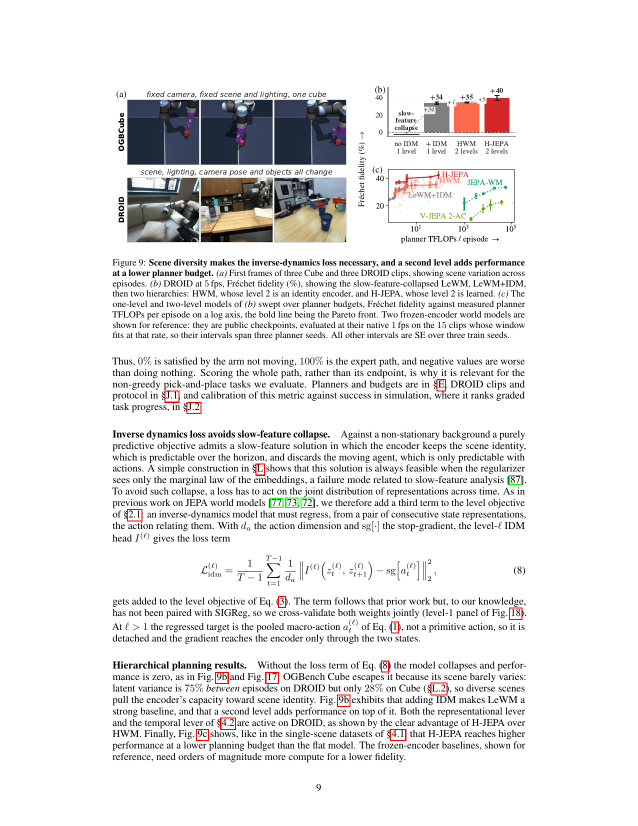
#> input picture reproduction/2026-11-17/scripts/presentation_assets/paper_page9.png, 1275 x 1651 px, found by its file name (shown at 1/2 size)
$ python make_hjepa_ppt_compare.py
#> lines starting #> are read from the running program, lines starting #| are printed output that depends on the picture
#!/usr/bin/env python3
"""Build a compact experiment-by-experiment H-JEPA reproduction deck."""

from __future__ import annotations

import csv
import json
from pathlib import Path

import matplotlib.pyplot as plt
import numpy as np
import yaml
from PIL import Image
from pptx import Presentation
from pptx.enum.text import MSO_ANCHOR, PP_ALIGN
from pptx.util import Inches, Pt

from make_hjepa_ppt import (
    AMBER,
    ASSETS,
    BG,
    BLUE,
    FONT,
    INK,
    LIGHT,
    LINE,
    MUTED,
    PALE_AMBER,
    PALE_BLUE,
    PALE_RED,
    PALE_TEAL,
    PURPLE,
    RED,
    ROOT,
    SLIDE_H,
    SLIDE_W,
    TEAL,
    WHITE,
    add_image_contain,
    add_line,
    add_rect,
    add_text,
    rgb,
)


DATA = Path("/home/songxw/hjepa-data")
OUTPUT = ROOT / "H-JEPA复现汇报_实验对照初版_20261028.pptx"


def crop_paper_figures():
    crops = [
        (ASSETS / "paper_page9.png", ASSETS / "paper_fig9.png", (215, 135, 1055, 520)),
        (ASSETS / "paper_page21.png", ASSETS / "paper_fig10.png", (225, 290, 1065, 1140)),
    ]
    for source, target, box in crops:
        with Image.open(source) as im:
#> im is the input picture: PIL image 1275x1651 RGB; mean R, G, B 233.3, 232.6, 232.6
            im.crop(box).save(target)
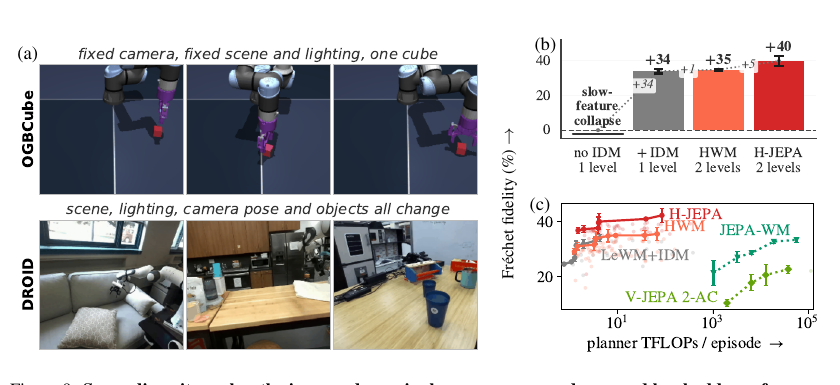
#> saved as paper_fig9.png: PIL image 840x385 RGB; mean R, G, B 188, 185.2, 185.8
#> pass 2 of the loop in crop_paper_figures, `for source, target, box in crops:`:
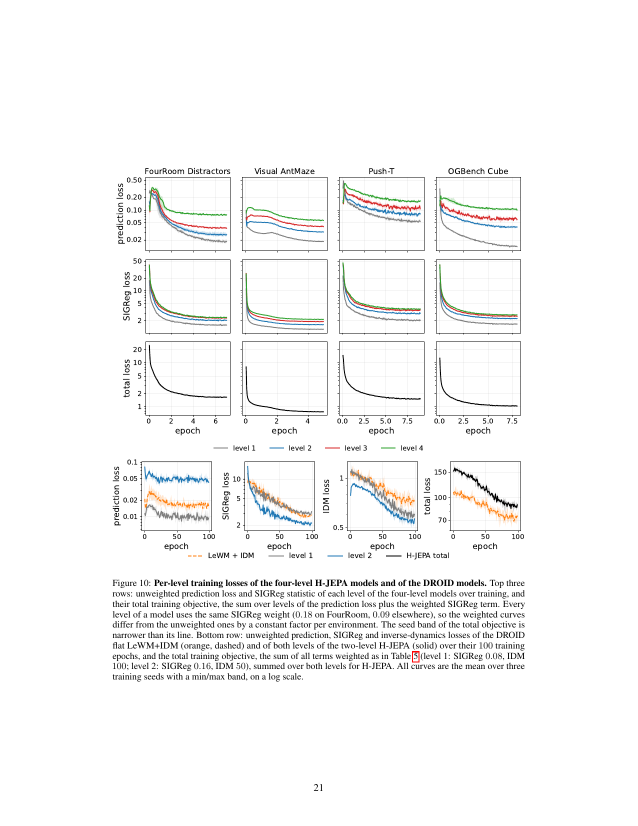
#> input picture reproduction/2026-11-17/scripts/presentation_assets/paper_page21.png, 1275 x 1651 px, found by its file name (shown at 1/2 size)
#> in crop_paper_figures, im is the input picture: PIL image 1275x1651 RGB; mean R, G, B 247.5, 247.5, 247.3
#> in crop_paper_figures, `im.crop(box).save(target)`:
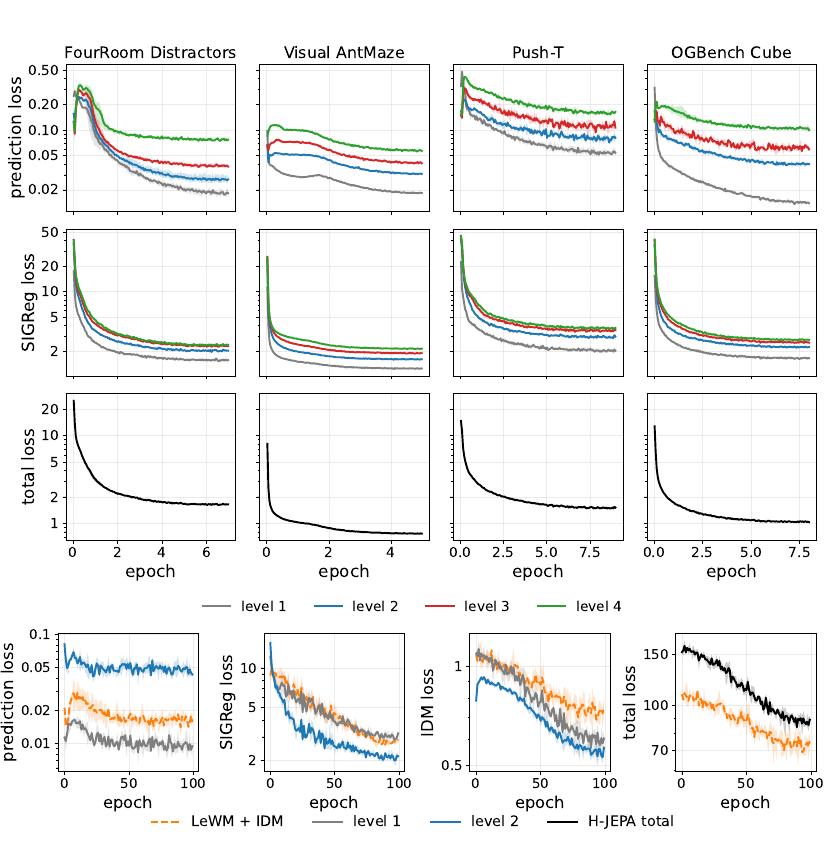
#> saved as paper_fig10.png: PIL image 840x850 RGB; mean R, G, B 241.6, 241.6, 241


# [163 lines left out: functions chart_style, make_probe_chart, make_frequency_chart, make_planning_chart, make_droid_chart, make_training_chart, not called in this run]


def make_assets():
    ASSETS.mkdir(exist_ok=True)
    crop_paper_figures()


# [52 lines left out: functions add_panel_header, add_bottom_note, add_compare_slide, not called in this run]


def build_deck():
    prs = Presentation()
    prs.slide_width = Inches(SLIDE_W)
    prs.slide_height = Inches(SLIDE_H)
    prs.core_properties.title = "H-JEPA 复现：逐实验论文/本地结果对照"
    prs.core_properties.subject = "每页左论文结果，右复现结果，下方为代码路径与实验动机"
    prs.core_properties.author = "[姓名]"

    add_compare_slide(
        prs,
        page=1,
        title="Fig. 4｜高层表示是否真的选择性抽象？",
        paper_image=ASSETS / "paper_depth_probes.png",
        local_image=None,
        local_label="留空待插入你的结果图",
        comparison="对比重点：快变量的 probe NMSE 是否随层级上升；任务相关的慢变量是否仍保持可恢复。",
        how="冻结 H-JEPA 编码器，只训练 MLP probe；以目标方差归一化 MSE。使用 FourRoom L2 官方权重，seeds 42/43/44，探针训练 60 epochs 后聚合 mean±SE。",
        code="config/probing/fourroom.yaml → final_probing_decoding_eval.py:273–286, 516–529 → analyze_probes.py",
        why="我理解到：规划成功率只能说明“能用”，不能证明层级里学到了什么。通过独立移动的 distractor 与任务相关 ego 位置，论文构造了一个可控对照，专门检验高层是否丢快细节、留慢状态。",
        source="论文：arXiv:2610.06805v1 Fig.4；本地：analyse/official_release_08fc8a21/probe_summary.csv。",
    )

    add_compare_slide(
        prs,
        page=2,
        title="Fig. 5 / 12｜选择性抽象在什么数据条件下出现？",
        paper_image=ASSETS / "paper_frequency_abstraction.png",
        local_image=None,
        local_label="留空待插入你的结果图",
        comparison="对比重点：你的频率 gap 排序是否与论文一致；gap 较大的环境是否也出现更强的选择性抽象。",
        how="对每个 episode、每个状态维度做零均值/单位方差；去掉 FFT 的 DC 项，用 |rFFT|² 加权谱质心，再按实体聚合并计算 fastest/slowest ratio。",
        code="scripts/analyze_frequency.py → frequency_summary.json / spectral_centroids.csv（公开 HDF5 数据）",
        why="我理解到：高层并不会必然产生抽象。只有快慢变量的时间尺度明显分离时，长时域预测才会把不可预测的快变量当成负担。这个实验是在给方法划定适用条件，而不是只展示好案例。",
        source="论文：arXiv:2610.06805v1 Fig.5/12；本地方法属于 qualified reproduction，详见 frequency_method.json。",
    )

    add_compare_slide(
        prs,
        page=3,
        title="Fig. 6｜层级规划是否真正提升成功率？",
        paper_image=ROOT / "assets/depth_planning_sr.png",
        local_image=None,
        local_label="留空待插入你的结果图",
        comparison="对比重点：同环境、同模型深度、同任务数下比较成功率，并明确你的 seed 数与论文 mean±SE 的口径差异。",
        how="按 fourroom_hjepa_l2.yaml 从头训练 7 epochs（batch=128, accum=1, stride₂=2）；训练结束后用同一 fourroom_l2 配置在 50 个固定 start/goal 任务上层级规划。",
        code="main_hjepa.py → models/hjepa.py / hjepa_utils.py → hierarchical_solver.py:90–225 → planning_eval.py",
        why="我理解到：LeWM、HWM、H-JEPA 的对照不是简单“换模型”。LeWM 检验是否需要层级；HWM 只保留时间层级；H-JEPA 再加入独立潜空间，因此可以把时间分解与表示抽象的贡献拆开。",
        source="论文：arXiv:2610.06805v1 Fig.6；本地：seed42_paper_v2_20261027/planning_eval/epoch_0008/metrics.yaml。",
    )

    add_compare_slide(
        prs,
        page=4,
        title="Fig. 9｜多场景 DROID 上，为什么必须加入逆动力学损失？",
        paper_image=ASSETS / "paper_fig9.png",
        local_image=None,
        local_label="留空待插入你的结果图",
        comparison="对比重点：LeWM+IDM、HWM、H-JEPA 的排序是否一致，并逐项报告 Fréchet fidelity 的绝对差值。",
        how="对 3 个模型 × 3 个训练 seed × 3 个 planner seed 重跑 16 个 5fps clips；每 clip 计算累计 xyz 轨迹的 Fréchet fidelity，先平均 planner seeds，再跨训练 seeds 求 mean±SE。",
        code="eval.py → droid_eval.py:70–86 → traj_metrics.py:19–53 → analyze_official_release.py:116–178",
        why="我理解到：DROID 的场景身份本身很容易预测，纯 JEPA 会把容量用在静态背景上。IDM 强迫相邻表示包含动作相关变化；Fréchet 评估整条路径而非终点，也更适合非贪心操作任务。",
        source="论文：arXiv:2610.06805v1 Fig.9；本地：analyse/official_release_08fc8a21/droid_summary.csv。",
    )

    add_compare_slide(
        prs,
        page=5,
        title="Fig. 10｜训练曲线为什么也是论文结果的一部分？",
        paper_image=ASSETS / "paper_fig10.png",
        local_image=None,
        local_label="留空待插入你的结果图",
        comparison="对比重点：prediction / SIGReg / total loss 的下降趋势、各层差异，以及你的深度、seed 数和训练 epoch 是否与论文一致。",
        how="训练时逐 step 记录 prediction、SIGReg、total loss；恢复训练后按 global step 合并日志片段，后续 session 覆盖重叠后缀，避免把重跑区间重复计数。",
        code="main_hjepa.py:155–167 → training_runtime.py → scripts/analyze_training_dynamics.py",
        why="我理解到：最终成功率无法区分“模型学错了”还是“优化没收敛”。逐层 prediction/SIGReg 曲线用于检查高层是否得到有效梯度、是否发生 collapse，并解释不同环境为何需要不同 epoch 预算。",
        source="论文：arXiv:2610.06805v1 Fig.10；本地图为 protocol-v2 单 seed 部分趋势，源自 training_loss_points.csv。",
    )

    prs.save(OUTPUT)
    print(OUTPUT)


def main():
    make_assets()
    build_deck()
#> (the call stopped at in build_deck, `prs = Presentation()`: pptx is not available in this run)


if __name__ == "__main__":
    main()
